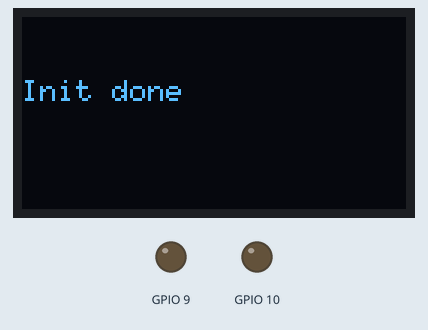
Simulated run of this program. Board: ESP8266 (Wemos D1 mini). On the bench: 128×64 one-colour display, output pins drawn as LEDs (lit = HIGH). Random numbers use the default seed unless the program sets one.

Above: at 0.1 s.
At 2.1 s:
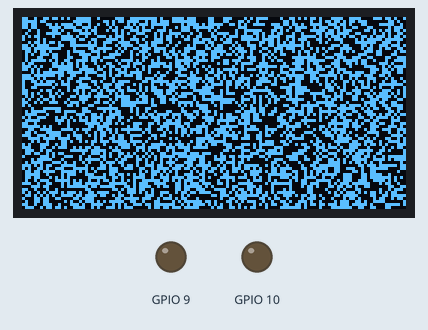
At 11.1 s:
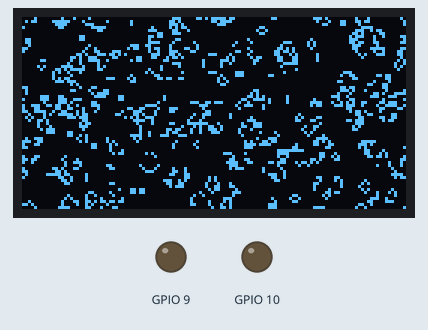
At 20.5 s:
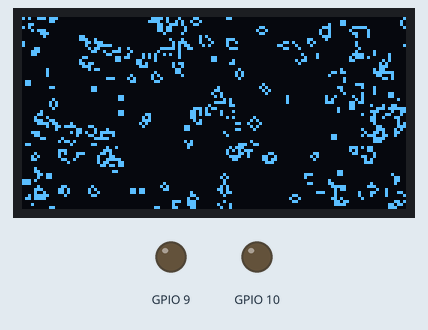
At 30.0 s:
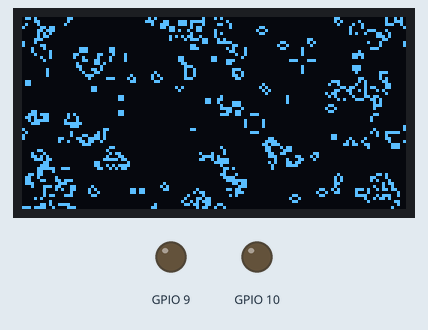
At 39.5 s:
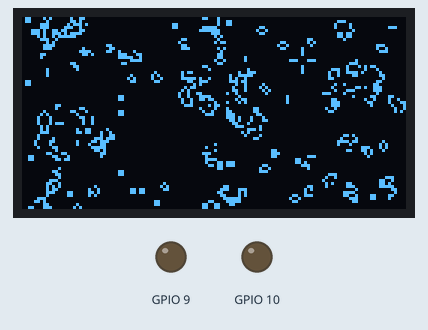

Measured:
- what the display in image 1 shows lasts 0.5 s, from 2.1 s to 2.6 s

The program:

main.cpp
```cpp
#include <Arduino.h>
#include "display.hpp"
#include "gol.hpp"


GameOfLife instance = GameOfLife();


void setup(void) {
    display_prepare();
    randomSeed(analogRead(0));
}

void loop(void) {
  draw_state(instance.getState());
  instance.step();
  delay(500);
}
```

display.hpp
```cpp
void display_prepare();
void draw_state(bool game_state[]);
```

gol.hpp
```cpp
#define GOL_HEIGHT 64
#define GOL_WIDTH 128


class GameOfLife{
    public:
        GameOfLife();
        void step();
        bool* getState();
};
```

display.cpp
```cpp
#include <Arduino.h>
#include <U8g2lib.h>
#include <Wire.h>
#include "display.hpp"

#define DISPLAY_WIDTH 128
#define DISPLAY_HEIGHT 64

U8G2_SH1106_128X64_NONAME_1_HW_I2C u8g2(U8G2_R0, /* reset=*/U8X8_PIN_NONE);


#define display_state_width DISPLAY_WIDTH
#define display_state_height DISPLAY_HEIGHT
unsigned char display_state_bits[DISPLAY_WIDTH * DISPLAY_HEIGHT / 8] = {};


void display_prepare(void)
{
    pinMode(10, OUTPUT);
    pinMode(9, OUTPUT);
    digitalWrite(10, 0);
    digitalWrite(9, 0);
    u8g2.begin();
    u8g2.setFont(u8g2_font_6x10_tf);
    u8g2.setFontRefHeightExtendedText();
    u8g2.setDrawColor(1);
    u8g2.setFontPosTop();
    u8g2.setFontDirection(0);

    u8g2.firstPage();
    do {
        u8g2.drawStr(0, 20, "Init done");
    } while (u8g2.nextPage());
    delay(2000);
}


void convert_state_to_xmp(bool game_state[], unsigned char display_state[]) {
    for (size_t i = 0; i < DISPLAY_HEIGHT * DISPLAY_WIDTH / 8; i++)
    {
        unsigned char tmp = 0;
        for (size_t j = 0; j < 8; j++)
        {
            tmp |= game_state[j + 8 * i] << j;
        }
        display_state[i] = tmp;
    }

}


void draw_state(bool game_state[])
{
    convert_state_to_xmp(game_state, display_state_bits);
    u8g2.firstPage();
    do {
        u8g2.drawXBM(0, 0, DISPLAY_WIDTH, DISPLAY_HEIGHT, display_state_bits);
    } while (u8g2.nextPage());
}
```

gol.cpp
```cpp
#include "gol.hpp"
#include "Arduino.h"

bool current_state = false;
bool internal_state[2][GOL_HEIGHT * GOL_WIDTH];

GameOfLife::GameOfLife()
{
    for (size_t i = 0; i < GOL_HEIGHT; i++)
    {
        for (size_t j = 0; j < GOL_WIDTH; j++)
        {
            internal_state[0][i * GOL_WIDTH + j] = random(2);
            internal_state[1][i * GOL_WIDTH + j] = random(2);
        }
    }
}

bool *GameOfLife::getState()
{
    return internal_state[current_state];
}

void GameOfLife::step()
{
    for (size_t i = 0; i < GOL_HEIGHT; i++)
    {
        for (size_t j = 0; j < GOL_WIDTH; j++)
        {
            char neighbours = 0;
            for (int x = -1; x < 2; x++)
            {
                for (int y = -1; y < 2; y++)
                {
                    if (x == 0 && y == 0)
                        continue;

                    neighbours += internal_state[current_state][((i + x) % GOL_HEIGHT) * GOL_WIDTH + ((j + y) % GOL_WIDTH)];
                }

            }
            switch (neighbours) {
                case 0:  // underpopulation
                case 1:
                    internal_state[current_state ^ 1][i * GOL_WIDTH + j] = 0;
                    break;
                case 2: // survive
                    internal_state[current_state ^ 1][i * GOL_WIDTH + j] = internal_state[current_state][i * GOL_WIDTH + j];
                    break;
                case 3: // survive or reproduce
                    internal_state[current_state ^ 1][i * GOL_WIDTH + j] = 1;
                    break;
                default: // overpopulation
                    internal_state[current_state ^ 1][i * GOL_WIDTH + j] = 0;
            }
        }
    }
    current_state ^= 1;
}
```
